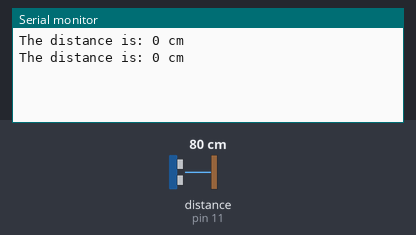
The sketch below on a simulated Arduino Uno, built with avr-gcc and run on an emulated ATmega328P. On the bench: the last lines printed to the serial monitor. Inputs (shaded band) come from the test bench; at power-on: distance to the obstacle (sensor on pin 11) 80 cm.

Above: at 1.2 s.
1.3 s: distance to the obstacle (sensor on pin 11) set to 2 cm
At 2.6 s:
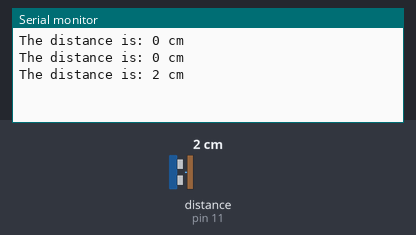
2.8 s: distance to the obstacle (sensor on pin 11) set to 4 cm
At 3.6 s:
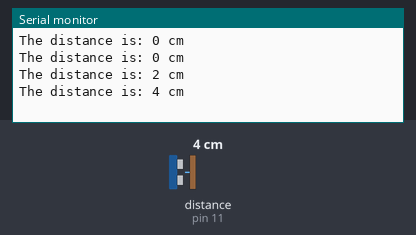
Timing chart, 0 to 5.8 s (numbered marks = the images above; inputs shaded):
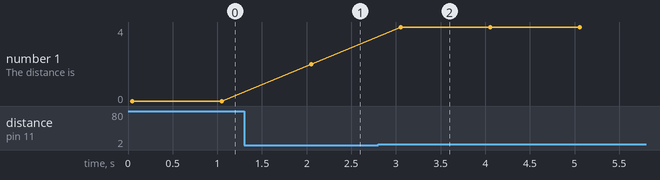

Measured:
- after the input at 1.3 s, the serial monitor: prints a new line after 0.75 s (image 1)
- after the input at 2.8 s, the serial monitor: prints a new line after 0.26 s (image 2)
- plotted number 1: 0 → 2 after the input at 1.3 s, 2 → 4 after the input at 2.8 s

The sketch:

ultrasonic_1.ino
```cpp
#include <NewPing.h>

NewPing sonar(10,11,20);

void setup() {
  // put your setup code here, to run once:
  Serial.begin(9600);
  delay(50);

}

void loop() {
  // put your main code here, to run repeatedly:
  Serial.print("The distance is: ");
  Serial.print(sonar.ping_cm());
  Serial.println(" cm");
  delay(1000);

}
```
